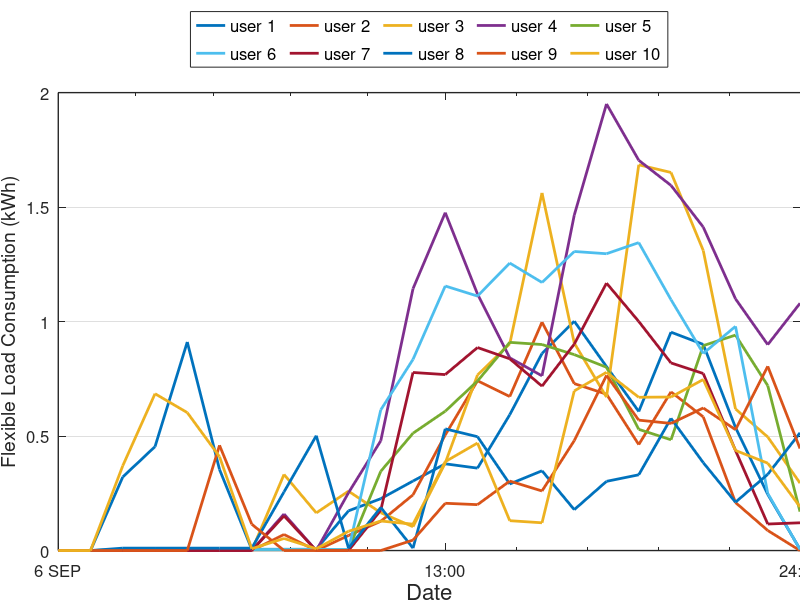

MATLAB code for this plot: (Note: this script raises an error after producing the figure.)
% Plot results for OCM
% yzy, Glasgow College, UESTC

%% Initialization
%%% Read Results
close all; clear;
load output/target50/results.mat
state = num_user*num_situation;
user = num_user;
situation = num_situation;

%% A. Flexible Load (i, omega)
x = zeros(24, user, situation);
y = var.pf;
scenario = 1;
for s = 1:situation
for i = 1:user
c = user*(s-1)+i;
start_idx = 1+24*(c-1);
end_idx = 24*c;
x(:,i,s) = y(start_idx:end_idx);
end
end
lw =2; ms = 1;
fig = figure();
set(gca,'LooseInset',get(gca,'TightInset'));
hold on;
plot(x(:,:,scenario), 'LineWidth', lw)
xlim([1 24]);
xticks([1:12:24,24]);
xticklabels({'6 SEP','13:00','24:00'});
set(gca ,'FontSize',12,  'FontName', 'Helvetica' );
xlabel('Date', 'FontName', 'Helvetica', 'FontSize', 16);
ylabel('Flexible Load Consumption (kWh)','FontName', 'Helvetica', 'FontSize', 14)
set(gca,'Box','on','TickDir','in','TickLength',[.01 .01],'XMinorTick','on', ...
    'YMinorTick','off','YGrid','on','XGrid','off','LineWidth',1);
h = legend({'user 1', 'user 2', 'user 3', 'user 4', 'user 5', 'user 6', 'user 7', 'user 8', 'user 9', 'user 10'} ...
    , 'Location', 'northoutside', 'Orientation','horizontal',"NumColumns",5); 
set(h,'FontName', 'Helvetica', 'FontSize', 12);
ax = gca;
ax.XAxis.MinorTick = 'on';
ax.XAxis.MinorTickValues = 2:167;
saveas(fig, './figs/target50/pf.pdf')

%% B. Curtailed Load (i, omega)
x = zeros(24, user, situation);
y = var.pc;
scenario = 1;
for s = 1:situation
for i = 1:user
c = user*(s-1)+i;
start_idx = 1+24*(c-1);
end_idx = 24*c;
x(:,i,s) = y(start_idx:end_idx);
end
end
lw =2; ms = 1;
fig = figure();
set(gca,'LooseInset',get(gca,'TightInset'));
hold on;
plot(x(:,:,scenario), 'LineWidth', lw)
xlim([1 24]);
xticks([1:12:24,24]);
xticklabels({'6 SEP','13:00','24:00'});
set(gca ,'FontSize',12,  'FontName', 'Helvetica' );
xlabel('Date', 'FontName', 'Helvetica', 'FontSize', 16);
ylabel('Curtailed Load Consumption (kWh)','FontName', 'Helvetica', 'FontSize', 14)
set(gca,'Box','on','TickDir','in','TickLength',[.01 .01],'XMinorTick','on', ...
    'YMinorTick','off','YGrid','on','XGrid','off','LineWidth',1);
h = legend({'user 1', 'user 2', 'user 3', 'user 4', 'user 5', 'user 6', 'user 7', 'user 8', 'user 9', 'user 10'} ...
    , 'Location', 'northoutside', 'Orientation','horizontal',"NumColumns",5); 
set(h,'FontName', 'Helvetica', 'FontSize', 12);
ax = gca;
ax.XAxis.MinorTick = 'on';
ax.XAxis.MinorTickValues = 2:167;
saveas(fig, './figs/target50/pc.pdf')

%% C. HVAC (i, omega)
%%% HVAC Power
x = zeros(24, user, situation);
y = var.pac;
scenario = 1;
for s = 1:situation
for i = 1:user
c = user*(s-1)+i;
start_idx = 1+24*(c-1);
end_idx = 24*c;
x(:,i,s) = y(start_idx:end_idx);
end
end
lw =2; ms = 1;
fig = figure();
set(gca,'LooseInset',get(gca,'TightInset'));
hold on;
plot(x(:,:,scenario), 'LineWidth', lw)
xlim([1 24]);
xticks([1:12:24,24]);
xticklabels({'6 SEP','13:00','24:00'});
set(gca ,'FontSize',12,  'FontName', 'Helvetica' );
xlabel('Date', 'FontName', 'Helvetica', 'FontSize', 16);
ylabel('HVAC Consumption (kWh)','FontName', 'Helvetica', 'FontSize', 14)
set(gca,'Box','on','TickDir','in','TickLength',[.01 .01],'XMinorTick','on', ...
    'YMinorTick','off','YGrid','on','XGrid','off','LineWidth',1);
h = legend({'user 1', 'user 2', 'user 3', 'user 4', 'user 5', 'user 6', 'user 7', 'user 8', 'user 9', 'user 10'} ...
    , 'Location', 'northoutside', 'Orientation','horizontal',"NumColumns",5); 
set(h,'FontName', 'Helvetica', 'FontSize', 12);
ax = gca;
ax.XAxis.MinorTick = 'on';
ax.XAxis.MinorTickValues = 2:167;
saveas(fig, './figs/target50/pac.pdf')
%%% Indoor Temperature
x = zeros(24, user, situation);
y = var.tin;
scenario = 1;
for s = 1:situation
for i = 1:user
c = user*(s-1)+i;
start_idx = 1+24*(c-1);
end_idx = 24*c;
x(:,i,s) = y(start_idx:end_idx);
end
end
lw =2; ms = 1;
fig = figure();
set(gca,'LooseInset',get(gca,'TightInset'));
hold on;
plot(x(:,:,scenario), 'LineWidth', lw)
xlim([1 24]);
xticks([1:12:24,24]);
xticklabels({'6 SEP','13:00','24:00'});
set(gca ,'FontSize',12,  'FontName', 'Helvetica' );
xlabel('Date', 'FontName', 'Helvetica', 'FontSize', 16);
ylabel('Indoor Temperature (\circC)','FontName', 'Helvetica', 'FontSize', 14)
set(gca,'Box','on','TickDir','in','TickLength',[.01 .01],'XMinorTick','on', ...
    'YMinorTick','off','YGrid','on','XGrid','off','LineWidth',1);
h = legend({'user 1', 'user 2', 'user 3', 'user 4', 'user 5', 'user 6', 'user 7', 'user 8', 'user 9', 'user 10'} ...
    , 'Location', 'northoutside', 'Orientation','horizontal',"NumColumns",5); 
set(h,'FontName', 'Helvetica', 'FontSize', 12);
ax = gca;
ax.XAxis.MinorTick = 'on';
ax.XAxis.MinorTickValues = 2:167;
saveas(fig, './figs/target50/tin.pdf')

%% D. Inflexible Load (input only)

%% E. Renewable Energy (omega)
x = zeros(24, situation);
y = var.pre;
for s = 1:situation
start_idx = 1+24*(s-1);
end_idx = 24*s;
x(:,s) = y(start_idx:end_idx);
end
lw =2; ms = 1;
fig = figure();
set(gca,'LooseInset',get(gca,'TightInset'));
hold on;
plot(x, 'LineWidth', lw)
xlim([1 24]);
xticks([1:12:24,24]);
xticklabels({'6 SEP','13:00','24:00'});
set(gca ,'FontSize',12,  'FontName', 'Helvetica' );
xlabel('Date', 'FontName', 'Helvetica', 'FontSize', 16);
ylabel('Renewable Energy (kWh)','FontName', 'Helvetica', 'FontSize', 14)
set(gca,'Box','on','TickDir','in','TickLength',[.01 .01],'XMinorTick','on', ...
    'YMinorTick','off','YGrid','on','XGrid','off','LineWidth',1);
h = legend({'scenario 1', 'scenario 2', 'scenario 3', 'scenario 4', 'scenario 5', 'scenario 6', 'scenario 7', 'scenario 8', 'scenario 9', 'scenario 10'} ...
    , 'Location', 'northoutside', 'Orientation','horizontal',"NumColumns",5); 
set(h,'FontName', 'Helvetica', 'FontSize', 12);
ax = gca;
ax.XAxis.MinorTick = 'on';
ax.XAxis.MinorTickValues = 2:167;
saveas(fig, './figs/target50/pre.pdf')

%% F. Power Grid (omega)
x = zeros(24, situation);
y = var.pg;
for s = 1:situation
start_idx = 1+24*(s-1);
end_idx = 24*s;
x(:,s) = y(start_idx:end_idx);
end
lw =2; ms = 1;
fig = figure();
set(gca,'LooseInset',get(gca,'TightInset'));
hold on;
plot(x, 'LineWidth', lw)
xlim([1 24]);
xticks([1:12:24,24]);
xticklabels({'6 SEP','13:00','24:00'});
set(gca ,'FontSize',12,  'FontName', 'Helvetica' );
xlabel('Date', 'FontName', 'Helvetica', 'FontSize', 16);
ylabel('Power Grid (kWh)','FontName', 'Helvetica', 'FontSize', 14)
set(gca,'Box','on','TickDir','in','TickLength',[.01 .01],'XMinorTick','on', ...
    'YMinorTick','off','YGrid','on','XGrid','off','LineWidth',1);
h = legend({'scenario 1', 'scenario 2', 'scenario 3', 'scenario 4', 'scenario 5', 'scenario 6', 'scenario 7', 'scenario 8', 'scenario 9', 'scenario 10'} ...
    , 'Location', 'northoutside', 'Orientation','horizontal',"NumColumns",5); 
set(h,'FontName', 'Helvetica', 'FontSize', 12);
ax = gca;
ax.XAxis.MinorTick = 'on';
ax.XAxis.MinorTickValues = 2:167;
saveas(fig, './figs/target50/pg.pdf')

%% G. Battery (omega)
%%% Battery
x = zeros(24, situation);
y = var.eb;
for s = 1:situation
start_idx = 1+24*(s-1);
end_idx = 24*s;
x(:,s) = y(start_idx:end_idx);
end
lw =2; ms = 1;
fig = figure();
set(gca,'LooseInset',get(gca,'TightInset'));
hold on;
plot(x, 'LineWidth', lw)
xlim([1 24]);
xticks([1:12:24,24]);
xticklabels({'6 SEP','13:00','24:00'});
set(gca ,'FontSize',12,  'FontName', 'Helvetica' );
xlabel('Date', 'FontName', 'Helvetica', 'FontSize', 16);
ylabel('Battery Consumption (kWh)','FontName', 'Helvetica', 'FontSize', 14)
set(gca,'Box','on','TickDir','in','TickLength',[.01 .01],'XMinorTick','on', ...
    'YMinorTick','off','YGrid','on','XGrid','off','LineWidth',1);
h = legend({'scenario 1', 'scenario 2', 'scenario 3', 'scenario 4', 'scenario 5', 'scenario 6', 'scenario 7', 'scenario 8', 'scenario 9', 'scenario 10'} ...
    , 'Location', 'northoutside', 'Orientation','horizontal',"NumColumns",5); 
set(h,'FontName', 'Helvetica', 'FontSize', 12);
ax = gca;
ax.XAxis.MinorTick = 'on';
ax.XAxis.MinorTickValues = 2:167;
saveas(fig, './figs/target50/eb.pdf')
%%% Charge
x = zeros(24, situation);
y = var.pch;
for s = 1:situation
start_idx = 1+24*(s-1);
end_idx = 24*s;
x(:,s) = y(start_idx:end_idx);
end
lw =2; ms = 1;
fig = figure();
set(gca,'LooseInset',get(gca,'TightInset'));
hold on;
plot(x, 'LineWidth', lw)
xlim([1 24]);
xticks([1:12:24,24]);
xticklabels({'6 SEP','13:00','24:00'});
set(gca ,'FontSize',12,  'FontName', 'Helvetica' );
xlabel('Date', 'FontName', 'Helvetica', 'FontSize', 16);
ylabel('Battery Charge (kWh)','FontName', 'Helvetica', 'FontSize', 14)
set(gca,'Box','on','TickDir','in','TickLength',[.01 .01],'XMinorTick','on', ...
    'YMinorTick','off','YGrid','on','XGrid','off','LineWidth',1);
h = legend({'scenario 1', 'scenario 2', 'scenario 3', 'scenario 4', 'scenario 5', 'scenario 6', 'scenario 7', 'scenario 8', 'scenario 9', 'scenario 10'} ...
    , 'Location', 'northoutside', 'Orientation','horizontal',"NumColumns",5); 
set(h,'FontName', 'Helvetica', 'FontSize', 12);
ax = gca;
ax.XAxis.MinorTick = 'on';
ax.XAxis.MinorTickValues = 2:167;
saveas(fig, './figs/target50/pch.pdf')
%%% Discharge
x = zeros(24, situation);
y = var.pdis;
for s = 1:situation
start_idx = 1+24*(s-1);
end_idx = 24*s;
x(:,s) = y(start_idx:end_idx);
end
lw =2; ms = 1;
fig = figure();
set(gca,'LooseInset',get(gca,'TightInset'));
hold on;
plot(x, 'LineWidth', lw)
xlim([1 24]);
xticks([1:12:24,24]);
xticklabels({'6 SEP','13:00','24:00'});
set(gca ,'FontSize',12,  'FontName', 'Helvetica' );
xlabel('Date', 'FontName', 'Helvetica', 'FontSize', 16);
ylabel('Battery Discharge (kWh)','FontName', 'Helvetica', 'FontSize', 14)
set(gca,'Box','on','TickDir','in','TickLength',[.01 .01],'XMinorTick','on', ...
    'YMinorTick','off','YGrid','on','XGrid','off','LineWidth',1);
h = legend({'scenario 1', 'scenario 2', 'scenario 3', 'scenario 4', 'scenario 5', 'scenario 6', 'scenario 7', 'scenario 8', 'scenario 9', 'scenario 10'} ...
    , 'Location', 'northoutside', 'Orientation','horizontal',"NumColumns",5); 
set(h,'FontName', 'Helvetica', 'FontSize', 12);
ax = gca;
ax.XAxis.MinorTick = 'on';
ax.XAxis.MinorTickValues = 2:167;
saveas(fig, './figs/target50/pdis.pdf')

%% H. Aggregate Supply (omega)
x = zeros(24, situation);
y = var.pa;
for s = 1:situation
start_idx = 1+24*(s-1);
end_idx = 24*s;
x(:,s) = y(start_idx:end_idx);
end
lw =2; ms = 1;
fig = figure();
set(gca,'LooseInset',get(gca,'TightInset'));
hold on;
plot(x, 'LineWidth', lw)
xlim([1 24]);
xticks([1:12:24,24]);
xticklabels({'6 SEP','13:00','24:00'});
set(gca ,'FontSize',12,  'FontName', 'Helvetica' );
xlabel('Date', 'FontName', 'Helvetica', 'FontSize', 16);
ylabel('Aggregate Supply (kWh)','FontName', 'Helvetica', 'FontSize', 14)
set(gca,'Box','on','TickDir','in','TickLength',[.01 .01],'XMinorTick','on', ...
    'YMinorTick','off','YGrid','on','XGrid','off','LineWidth',1);
h = legend({'scenario 1', 'scenario 2', 'scenario 3', 'scenario 4', 'scenario 5', 'scenario 6', 'scenario 7', 'scenario 8', 'scenario 9', 'scenario 10'} ...
    , 'Location', 'northoutside', 'Orientation','horizontal',"NumColumns",5); 
set(h,'FontName', 'Helvetica', 'FontSize', 12);
ax = gca;
ax.XAxis.MinorTick = 'on';
ax.XAxis.MinorTickValues = 2:167;
saveas(fig, './figs/target50/pa.pdf')

%% I. Operator Cost (omega)
x = zeros(24, situation);
y = var.po;
for s = 1:situation
start_idx = 1+24*(s-1);
end_idx = 24*s;
x(:,s) = y(start_idx:end_idx);
end
lw =2; ms = 1;
fig = figure();
set(gca,'LooseInset',get(gca,'TightInset'));
hold on;
plot(x, 'LineWidth', lw)
xlim([1 24]);
xticks([1:12:24,24]);
xticklabels({'6 SEP','13:00','24:00'});
set(gca ,'FontSize',12,  'FontName', 'Helvetica' );
xlabel('Date', 'FontName', 'Helvetica', 'FontSize', 16);
ylabel('Costly Power (kWh)','FontName', 'Helvetica', 'FontSize', 14)
set(gca,'Box','on','TickDir','in','TickLength',[.01 .01],'XMinorTick','on', ...
    'YMinorTick','off','YGrid','on','XGrid','off','LineWidth',1);
h = legend({'scenario 1', 'scenario 2', 'scenario 3', 'scenario 4', 'scenario 5', 'scenario 6', 'scenario 7', 'scenario 8', 'scenario 9', 'scenario 10'} ...
    , 'Location', 'northoutside', 'Orientation','horizontal',"NumColumns",5); 
set(h,'FontName', 'Helvetica', 'FontSize', 12);
ax = gca;
ax.XAxis.MinorTick = 'on';
ax.XAxis.MinorTickValues = 2:167;
saveas(fig, './figs/target50/po.pdf')

%% J. Investment (operator)
fig = figure();
set(gca,'LooseInset',get(gca,'TightInset'));
hold on;
set(gca,'Box','on','TickDir','in','TickLength',[.01 .01],'XMinorTick','on', ...
    'YMinorTick','off','YGrid','on','XGrid','off','LineWidth',1);
set(gca ,'FontSize',12,  'FontName', 'Helvetica' );
ax = gca;
ax.XAxis.MinorTick = 'on';
ax.XAxis.MinorTickValues = 2:167;
x = categorical({'Solar Investment','Wind Investment','Battery Investment'});
x = reordercats(x,{'Solar Investment','Wind Investment','Battery Investment'});
y = invest;
bar(x,y)
saveas(fig, './figs/target50/invest.pdf')